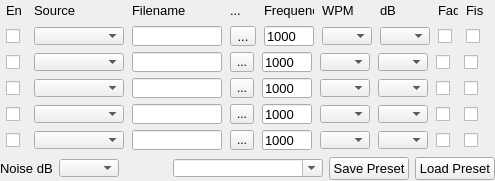
<?xml version="1.0" encoding="UTF-8"?>
<ui version="4.0">
 <class>MorseGenOptions</class>
 <widget class="QWidget" name="MorseGenOptions">
  <property name="geometry">
   <rect>
    <x>0</x>
    <y>0</y>
    <width>495</width>
    <height>181</height>
   </rect>
  </property>
  <property name="windowTitle">
   <string>Dialog</string>
  </property>
  <layout class="QVBoxLayout" name="verticalLayout">
   <property name="spacing">
    <number>6</number>
   </property>
   <property name="leftMargin">
    <number>0</number>
   </property>
   <property name="topMargin">
    <number>0</number>
   </property>
   <property name="rightMargin">
    <number>0</number>
   </property>
   <property name="bottomMargin">
    <number>0</number>
   </property>
   <item>
    <widget class="QFrame" name="frame_3">
     <property name="minimumSize">
      <size>
       <width>0</width>
       <height>20</height>
      </size>
     </property>
     <property name="maximumSize">
      <size>
       <width>16777215</width>
       <height>20</height>
      </size>
     </property>
     <property name="frameShape">
      <enum>QFrame::NoFrame</enum>
     </property>
     <property name="frameShadow">
      <enum>QFrame::Raised</enum>
     </property>
     <layout class="QHBoxLayout" name="horizontalLayout_6">
      <property name="spacing">
       <number>2</number>
      </property>
      <property name="leftMargin">
       <number>0</number>
      </property>
      <property name="topMargin">
       <number>0</number>
      </property>
      <property name="rightMargin">
       <number>0</number>
      </property>
      <property name="bottomMargin">
       <number>0</number>
      </property>
      <item>
       <widget class="QLabel" name="label">
        <property name="maximumSize">
         <size>
          <width>20</width>
          <height>16777215</height>
         </size>
        </property>
        <property name="font">
         <font>
          <pointsize>10</pointsize>
         </font>
        </property>
        <property name="text">
         <string>En</string>
        </property>
       </widget>
      </item>
      <item>
       <widget class="QLabel" name="label_5">
        <property name="minimumSize">
         <size>
          <width>80</width>
          <height>0</height>
         </size>
        </property>
        <property name="maximumSize">
         <size>
          <width>90</width>
          <height>16777215</height>
         </size>
        </property>
        <property name="font">
         <font>
          <pointsize>10</pointsize>
         </font>
        </property>
        <property name="text">
         <string>Source</string>
        </property>
       </widget>
      </item>
      <item>
       <widget class="QLabel" name="label_6">
        <property name="maximumSize">
         <size>
          <width>90</width>
          <height>16777215</height>
         </size>
        </property>
        <property name="font">
         <font>
          <pointsize>10</pointsize>
         </font>
        </property>
        <property name="text">
         <string>Filename</string>
        </property>
       </widget>
      </item>
      <item>
       <widget class="QLabel" name="label_10">
        <property name="maximumSize">
         <size>
          <width>26</width>
          <height>16777215</height>
         </size>
        </property>
        <property name="font">
         <font>
          <pointsize>10</pointsize>
         </font>
        </property>
        <property name="text">
         <string>...</string>
        </property>
       </widget>
      </item>
      <item>
       <widget class="QLabel" name="label_2">
        <property name="maximumSize">
         <size>
          <width>50</width>
          <height>16777215</height>
         </size>
        </property>
        <property name="font">
         <font>
          <pointsize>10</pointsize>
         </font>
        </property>
        <property name="text">
         <string>Frequency</string>
        </property>
       </widget>
      </item>
      <item>
       <widget class="QLabel" name="label_3">
        <property name="maximumSize">
         <size>
          <width>50</width>
          <height>16777215</height>
         </size>
        </property>
        <property name="font">
         <font>
          <pointsize>10</pointsize>
         </font>
        </property>
        <property name="text">
         <string>WPM</string>
        </property>
       </widget>
      </item>
      <item>
       <widget class="QLabel" name="label_4">
        <property name="maximumSize">
         <size>
          <width>50</width>
          <height>16777215</height>
         </size>
        </property>
        <property name="font">
         <font>
          <pointsize>10</pointsize>
         </font>
        </property>
        <property name="text">
         <string>dB</string>
        </property>
       </widget>
      </item>
      <item>
       <widget class="QLabel" name="label_7">
        <property name="maximumSize">
         <size>
          <width>20</width>
          <height>16777215</height>
         </size>
        </property>
        <property name="font">
         <font>
          <pointsize>10</pointsize>
         </font>
        </property>
        <property name="text">
         <string>Fad</string>
        </property>
       </widget>
      </item>
      <item>
       <widget class="QLabel" name="label_8">
        <property name="maximumSize">
         <size>
          <width>20</width>
          <height>16777215</height>
         </size>
        </property>
        <property name="font">
         <font>
          <pointsize>10</pointsize>
         </font>
        </property>
        <property name="text">
         <string>Fis</string>
        </property>
       </widget>
      </item>
     </layout>
    </widget>
   </item>
   <item>
    <widget class="QFrame" name="frame_4">
     <property name="minimumSize">
      <size>
       <width>0</width>
       <height>20</height>
      </size>
     </property>
     <property name="maximumSize">
      <size>
       <width>16777215</width>
       <height>20</height>
      </size>
     </property>
     <property name="font">
      <font>
       <pointsize>10</pointsize>
      </font>
     </property>
     <property name="frameShape">
      <enum>QFrame::NoFrame</enum>
     </property>
     <property name="frameShadow">
      <enum>QFrame::Raised</enum>
     </property>
     <layout class="QHBoxLayout" name="horizontalLayout">
      <property name="spacing">
       <number>2</number>
      </property>
      <property name="leftMargin">
       <number>0</number>
      </property>
      <property name="topMargin">
       <number>0</number>
      </property>
      <property name="rightMargin">
       <number>0</number>
      </property>
      <property name="bottomMargin">
       <number>0</number>
      </property>
      <item>
       <widget class="QCheckBox" name="enabledBox_1">
        <property name="minimumSize">
         <size>
          <width>0</width>
          <height>20</height>
         </size>
        </property>
        <property name="maximumSize">
         <size>
          <width>20</width>
          <height>20</height>
         </size>
        </property>
        <property name="font">
         <font>
          <pointsize>10</pointsize>
         </font>
        </property>
        <property name="text">
         <string/>
        </property>
       </widget>
      </item>
      <item>
       <widget class="QComboBox" name="sourceBox_1">
        <property name="sizePolicy">
         <sizepolicy hsizetype="Preferred" vsizetype="Fixed">
          <horstretch>0</horstretch>
          <verstretch>0</verstretch>
         </sizepolicy>
        </property>
        <property name="minimumSize">
         <size>
          <width>0</width>
          <height>18</height>
         </size>
        </property>
        <property name="maximumSize">
         <size>
          <width>90</width>
          <height>18</height>
         </size>
        </property>
        <property name="font">
         <font>
          <pointsize>10</pointsize>
         </font>
        </property>
       </widget>
      </item>
      <item>
       <widget class="QLineEdit" name="filename_1">
        <property name="minimumSize">
         <size>
          <width>0</width>
          <height>20</height>
         </size>
        </property>
        <property name="maximumSize">
         <size>
          <width>90</width>
          <height>20</height>
         </size>
        </property>
       </widget>
      </item>
      <item>
       <widget class="QToolButton" name="browseButton_1">
        <property name="maximumSize">
         <size>
          <width>26</width>
          <height>16777215</height>
         </size>
        </property>
        <property name="text">
         <string>...</string>
        </property>
       </widget>
      </item>
      <item>
       <widget class="QLineEdit" name="freqencyEdit_1">
        <property name="minimumSize">
         <size>
          <width>0</width>
          <height>20</height>
         </size>
        </property>
        <property name="maximumSize">
         <size>
          <width>50</width>
          <height>20</height>
         </size>
        </property>
        <property name="font">
         <font>
          <pointsize>10</pointsize>
         </font>
        </property>
        <property name="text">
         <string>1000</string>
        </property>
       </widget>
      </item>
      <item>
       <widget class="QComboBox" name="wpmBox_1">
        <property name="minimumSize">
         <size>
          <width>0</width>
          <height>18</height>
         </size>
        </property>
        <property name="maximumSize">
         <size>
          <width>50</width>
          <height>18</height>
         </size>
        </property>
        <property name="font">
         <font>
          <pointsize>10</pointsize>
         </font>
        </property>
       </widget>
      </item>
      <item>
       <widget class="QComboBox" name="dbBox_1">
        <property name="minimumSize">
         <size>
          <width>0</width>
          <height>18</height>
         </size>
        </property>
        <property name="maximumSize">
         <size>
          <width>50</width>
          <height>18</height>
         </size>
        </property>
        <property name="font">
         <font>
          <pointsize>10</pointsize>
         </font>
        </property>
       </widget>
      </item>
      <item>
       <widget class="QCheckBox" name="fadeBox_1">
        <property name="maximumSize">
         <size>
          <width>20</width>
          <height>20</height>
         </size>
        </property>
        <property name="font">
         <font>
          <pointsize>10</pointsize>
         </font>
        </property>
        <property name="text">
         <string/>
        </property>
       </widget>
      </item>
      <item>
       <widget class="QCheckBox" name="fistBox_1">
        <property name="maximumSize">
         <size>
          <width>20</width>
          <height>20</height>
         </size>
        </property>
        <property name="font">
         <font>
          <pointsize>10</pointsize>
         </font>
        </property>
        <property name="text">
         <string/>
        </property>
       </widget>
      </item>
     </layout>
    </widget>
   </item>
   <item>
    <widget class="QFrame" name="frame_5">
     <property name="minimumSize">
      <size>
       <width>0</width>
       <height>20</height>
      </size>
     </property>
     <property name="maximumSize">
      <size>
       <width>16777215</width>
       <height>20</height>
      </size>
     </property>
     <property name="frameShape">
      <enum>QFrame::NoFrame</enum>
     </property>
     <property name="frameShadow">
      <enum>QFrame::Raised</enum>
     </property>
     <layout class="QHBoxLayout" name="horizontalLayout_2">
      <property name="spacing">
       <number>2</number>
      </property>
      <property name="leftMargin">
       <number>0</number>
      </property>
      <property name="topMargin">
       <number>0</number>
      </property>
      <property name="rightMargin">
       <number>0</number>
      </property>
      <property name="bottomMargin">
       <number>0</number>
      </property>
      <item>
       <widget class="QCheckBox" name="enabledBox_2">
        <property name="minimumSize">
         <size>
          <width>0</width>
          <height>20</height>
         </size>
        </property>
        <property name="maximumSize">
         <size>
          <width>20</width>
          <height>20</height>
         </size>
        </property>
        <property name="font">
         <font>
          <pointsize>10</pointsize>
         </font>
        </property>
        <property name="text">
         <string/>
        </property>
       </widget>
      </item>
      <item>
       <widget class="QComboBox" name="sourceBox_2">
        <property name="minimumSize">
         <size>
          <width>0</width>
          <height>18</height>
         </size>
        </property>
        <property name="maximumSize">
         <size>
          <width>90</width>
          <height>18</height>
         </size>
        </property>
        <property name="font">
         <font>
          <pointsize>10</pointsize>
         </font>
        </property>
       </widget>
      </item>
      <item>
       <widget class="QLineEdit" name="filename_2">
        <property name="minimumSize">
         <size>
          <width>0</width>
          <height>20</height>
         </size>
        </property>
        <property name="maximumSize">
         <size>
          <width>90</width>
          <height>20</height>
         </size>
        </property>
       </widget>
      </item>
      <item>
       <widget class="QToolButton" name="browseButton_2">
        <property name="text">
         <string>...</string>
        </property>
       </widget>
      </item>
      <item>
       <widget class="QLineEdit" name="freqencyEdit_2">
        <property name="minimumSize">
         <size>
          <width>0</width>
          <height>20</height>
         </size>
        </property>
        <property name="maximumSize">
         <size>
          <width>50</width>
          <height>20</height>
         </size>
        </property>
        <property name="font">
         <font>
          <pointsize>10</pointsize>
         </font>
        </property>
        <property name="text">
         <string>1000</string>
        </property>
       </widget>
      </item>
      <item>
       <widget class="QComboBox" name="wpmBox_2">
        <property name="minimumSize">
         <size>
          <width>0</width>
          <height>18</height>
         </size>
        </property>
        <property name="maximumSize">
         <size>
          <width>50</width>
          <height>18</height>
         </size>
        </property>
        <property name="font">
         <font>
          <pointsize>10</pointsize>
         </font>
        </property>
       </widget>
      </item>
      <item>
       <widget class="QComboBox" name="dbBox_2">
        <property name="minimumSize">
         <size>
          <width>0</width>
          <height>18</height>
         </size>
        </property>
        <property name="maximumSize">
         <size>
          <width>50</width>
          <height>18</height>
         </size>
        </property>
        <property name="font">
         <font>
          <pointsize>10</pointsize>
         </font>
        </property>
       </widget>
      </item>
      <item>
       <widget class="QCheckBox" name="fadeBox_2">
        <property name="maximumSize">
         <size>
          <width>20</width>
          <height>20</height>
         </size>
        </property>
        <property name="font">
         <font>
          <pointsize>10</pointsize>
         </font>
        </property>
        <property name="text">
         <string/>
        </property>
       </widget>
      </item>
      <item>
       <widget class="QCheckBox" name="fistBox_2">
        <property name="maximumSize">
         <size>
          <width>20</width>
          <height>20</height>
         </size>
        </property>
        <property name="font">
         <font>
          <pointsize>10</pointsize>
         </font>
        </property>
        <property name="text">
         <string/>
        </property>
       </widget>
      </item>
     </layout>
    </widget>
   </item>
   <item>
    <widget class="QFrame" name="frame_6">
     <property name="minimumSize">
      <size>
       <width>0</width>
       <height>20</height>
      </size>
     </property>
     <property name="maximumSize">
      <size>
       <width>16777215</width>
       <height>20</height>
      </size>
     </property>
     <property name="frameShape">
      <enum>QFrame::NoFrame</enum>
     </property>
     <property name="frameShadow">
      <enum>QFrame::Raised</enum>
     </property>
     <layout class="QHBoxLayout" name="horizontalLayout_3">
      <property name="spacing">
       <number>2</number>
      </property>
      <property name="leftMargin">
       <number>0</number>
      </property>
      <property name="topMargin">
       <number>0</number>
      </property>
      <property name="rightMargin">
       <number>0</number>
      </property>
      <property name="bottomMargin">
       <number>0</number>
      </property>
      <item>
       <widget class="QCheckBox" name="enabledBox_3">
        <property name="minimumSize">
         <size>
          <width>0</width>
          <height>20</height>
         </size>
        </property>
        <property name="maximumSize">
         <size>
          <width>20</width>
          <height>20</height>
         </size>
        </property>
        <property name="font">
         <font>
          <pointsize>10</pointsize>
         </font>
        </property>
        <property name="text">
         <string/>
        </property>
       </widget>
      </item>
      <item>
       <widget class="QComboBox" name="sourceBox_3">
        <property name="minimumSize">
         <size>
          <width>0</width>
          <height>18</height>
         </size>
        </property>
        <property name="maximumSize">
         <size>
          <width>90</width>
          <height>18</height>
         </size>
        </property>
        <property name="font">
         <font>
          <pointsize>10</pointsize>
         </font>
        </property>
       </widget>
      </item>
      <item>
       <widget class="QLineEdit" name="filename_3">
        <property name="minimumSize">
         <size>
          <width>0</width>
          <height>20</height>
         </size>
        </property>
        <property name="maximumSize">
         <size>
          <width>90</width>
          <height>20</height>
         </size>
        </property>
       </widget>
      </item>
      <item>
       <widget class="QToolButton" name="browseButton_3">
        <property name="text">
         <string>...</string>
        </property>
       </widget>
      </item>
      <item>
       <widget class="QLineEdit" name="freqencyEdit_3">
        <property name="minimumSize">
         <size>
          <width>0</width>
          <height>20</height>
         </size>
        </property>
        <property name="maximumSize">
         <size>
          <width>50</width>
          <height>20</height>
         </size>
        </property>
        <property name="font">
         <font>
          <pointsize>10</pointsize>
         </font>
        </property>
        <property name="text">
         <string>1000</string>
        </property>
       </widget>
      </item>
      <item>
       <widget class="QComboBox" name="wpmBox_3">
        <property name="minimumSize">
         <size>
          <width>0</width>
          <height>18</height>
         </size>
        </property>
        <property name="maximumSize">
         <size>
          <width>50</width>
          <height>18</height>
         </size>
        </property>
        <property name="font">
         <font>
          <pointsize>10</pointsize>
         </font>
        </property>
       </widget>
      </item>
      <item>
       <widget class="QComboBox" name="dbBox_3">
        <property name="minimumSize">
         <size>
          <width>0</width>
          <height>18</height>
         </size>
        </property>
        <property name="maximumSize">
         <size>
          <width>50</width>
          <height>18</height>
         </size>
        </property>
        <property name="font">
         <font>
          <pointsize>10</pointsize>
         </font>
        </property>
       </widget>
      </item>
      <item>
       <widget class="QCheckBox" name="fadeBox_3">
        <property name="maximumSize">
         <size>
          <width>20</width>
          <height>20</height>
         </size>
        </property>
        <property name="font">
         <font>
          <pointsize>10</pointsize>
         </font>
        </property>
        <property name="text">
         <string/>
        </property>
       </widget>
      </item>
      <item>
       <widget class="QCheckBox" name="fistBox_3">
        <property name="maximumSize">
         <size>
          <width>20</width>
          <height>20</height>
         </size>
        </property>
        <property name="font">
         <font>
          <pointsize>10</pointsize>
         </font>
        </property>
        <property name="text">
         <string/>
        </property>
       </widget>
      </item>
     </layout>
    </widget>
   </item>
   <item>
    <widget class="QFrame" name="frame_7">
     <property name="minimumSize">
      <size>
       <width>0</width>
       <height>20</height>
      </size>
     </property>
     <property name="maximumSize">
      <size>
       <width>16777215</width>
       <height>20</height>
      </size>
     </property>
     <property name="frameShape">
      <enum>QFrame::NoFrame</enum>
     </property>
     <property name="frameShadow">
      <enum>QFrame::Raised</enum>
     </property>
     <layout class="QHBoxLayout" name="horizontalLayout_4">
      <property name="spacing">
       <number>2</number>
      </property>
      <property name="leftMargin">
       <number>0</number>
      </property>
      <property name="topMargin">
       <number>0</number>
      </property>
      <property name="rightMargin">
       <number>0</number>
      </property>
      <property name="bottomMargin">
       <number>0</number>
      </property>
      <item>
       <widget class="QCheckBox" name="enabledBox_4">
        <property name="minimumSize">
         <size>
          <width>0</width>
          <height>20</height>
         </size>
        </property>
        <property name="maximumSize">
         <size>
          <width>20</width>
          <height>20</height>
         </size>
        </property>
        <property name="font">
         <font>
          <pointsize>10</pointsize>
         </font>
        </property>
        <property name="text">
         <string/>
        </property>
       </widget>
      </item>
      <item>
       <widget class="QComboBox" name="sourceBox_4">
        <property name="minimumSize">
         <size>
          <width>0</width>
          <height>18</height>
         </size>
        </property>
        <property name="maximumSize">
         <size>
          <width>90</width>
          <height>18</height>
         </size>
        </property>
        <property name="font">
         <font>
          <pointsize>10</pointsize>
         </font>
        </property>
       </widget>
      </item>
      <item>
       <widget class="QLineEdit" name="filename_4">
        <property name="minimumSize">
         <size>
          <width>0</width>
          <height>20</height>
         </size>
        </property>
        <property name="maximumSize">
         <size>
          <width>90</width>
          <height>20</height>
         </size>
        </property>
       </widget>
      </item>
      <item>
       <widget class="QToolButton" name="browseButton_4">
        <property name="text">
         <string>...</string>
        </property>
       </widget>
      </item>
      <item>
       <widget class="QLineEdit" name="freqencyEdit_4">
        <property name="minimumSize">
         <size>
          <width>0</width>
          <height>20</height>
         </size>
        </property>
        <property name="maximumSize">
         <size>
          <width>50</width>
          <height>20</height>
         </size>
        </property>
        <property name="font">
         <font>
          <pointsize>10</pointsize>
         </font>
        </property>
        <property name="text">
         <string>1000</string>
        </property>
       </widget>
      </item>
      <item>
       <widget class="QComboBox" name="wpmBox_4">
        <property name="minimumSize">
         <size>
          <width>0</width>
          <height>18</height>
         </size>
        </property>
        <property name="maximumSize">
         <size>
          <width>50</width>
          <height>18</height>
         </size>
        </property>
        <property name="font">
         <font>
          <pointsize>10</pointsize>
         </font>
        </property>
       </widget>
      </item>
      <item>
       <widget class="QComboBox" name="dbBox_4">
        <property name="minimumSize">
         <size>
          <width>0</width>
          <height>18</height>
         </size>
        </property>
        <property name="maximumSize">
         <size>
          <width>50</width>
          <height>18</height>
         </size>
        </property>
        <property name="font">
         <font>
          <pointsize>10</pointsize>
         </font>
        </property>
       </widget>
      </item>
      <item>
       <widget class="QCheckBox" name="fadeBox_4">
        <property name="maximumSize">
         <size>
          <width>20</width>
          <height>20</height>
         </size>
        </property>
        <property name="font">
         <font>
          <pointsize>10</pointsize>
         </font>
        </property>
        <property name="text">
         <string/>
        </property>
       </widget>
      </item>
      <item>
       <widget class="QCheckBox" name="fistBox_4">
        <property name="maximumSize">
         <size>
          <width>20</width>
          <height>20</height>
         </size>
        </property>
        <property name="font">
         <font>
          <pointsize>10</pointsize>
         </font>
        </property>
        <property name="text">
         <string/>
        </property>
       </widget>
      </item>
     </layout>
    </widget>
   </item>
   <item>
    <widget class="QFrame" name="frame_8">
     <property name="minimumSize">
      <size>
       <width>0</width>
       <height>20</height>
      </size>
     </property>
     <property name="maximumSize">
      <size>
       <width>16777215</width>
       <height>20</height>
      </size>
     </property>
     <property name="frameShape">
      <enum>QFrame::NoFrame</enum>
     </property>
     <property name="frameShadow">
      <enum>QFrame::Raised</enum>
     </property>
     <layout class="QHBoxLayout" name="horizontalLayout_5">
      <property name="spacing">
       <number>2</number>
      </property>
      <property name="leftMargin">
       <number>0</number>
      </property>
      <property name="topMargin">
       <number>0</number>
      </property>
      <property name="rightMargin">
       <number>0</number>
      </property>
      <property name="bottomMargin">
       <number>0</number>
      </property>
      <item>
       <widget class="QCheckBox" name="enabledBox_5">
        <property name="minimumSize">
         <size>
          <width>0</width>
          <height>20</height>
         </size>
        </property>
        <property name="maximumSize">
         <size>
          <width>20</width>
          <height>20</height>
         </size>
        </property>
        <property name="font">
         <font>
          <pointsize>10</pointsize>
         </font>
        </property>
        <property name="text">
         <string/>
        </property>
       </widget>
      </item>
      <item>
       <widget class="QComboBox" name="sourceBox_5">
        <property name="minimumSize">
         <size>
          <width>0</width>
          <height>18</height>
         </size>
        </property>
        <property name="maximumSize">
         <size>
          <width>90</width>
          <height>18</height>
         </size>
        </property>
        <property name="font">
         <font>
          <pointsize>10</pointsize>
         </font>
        </property>
       </widget>
      </item>
      <item>
       <widget class="QLineEdit" name="filename_5">
        <property name="minimumSize">
         <size>
          <width>0</width>
          <height>20</height>
         </size>
        </property>
        <property name="maximumSize">
         <size>
          <width>90</width>
          <height>20</height>
         </size>
        </property>
       </widget>
      </item>
      <item>
       <widget class="QToolButton" name="browseButton_5">
        <property name="text">
         <string>...</string>
        </property>
       </widget>
      </item>
      <item>
       <widget class="QLineEdit" name="freqencyEdit_5">
        <property name="minimumSize">
         <size>
          <width>0</width>
          <height>20</height>
         </size>
        </property>
        <property name="maximumSize">
         <size>
          <width>50</width>
          <height>20</height>
         </size>
        </property>
        <property name="font">
         <font>
          <pointsize>10</pointsize>
         </font>
        </property>
        <property name="text">
         <string>1000</string>
        </property>
       </widget>
      </item>
      <item>
       <widget class="QComboBox" name="wpmBox_5">
        <property name="minimumSize">
         <size>
          <width>0</width>
          <height>18</height>
         </size>
        </property>
        <property name="maximumSize">
         <size>
          <width>50</width>
          <height>18</height>
         </size>
        </property>
        <property name="font">
         <font>
          <pointsize>10</pointsize>
         </font>
        </property>
       </widget>
      </item>
      <item>
       <widget class="QComboBox" name="dbBox_5">
        <property name="minimumSize">
         <size>
          <width>0</width>
          <height>18</height>
         </size>
        </property>
        <property name="maximumSize">
         <size>
          <width>50</width>
          <height>18</height>
         </size>
        </property>
        <property name="font">
         <font>
          <pointsize>10</pointsize>
         </font>
        </property>
       </widget>
      </item>
      <item>
       <widget class="QCheckBox" name="fadeBox_5">
        <property name="maximumSize">
         <size>
          <width>20</width>
          <height>20</height>
         </size>
        </property>
        <property name="font">
         <font>
          <pointsize>10</pointsize>
         </font>
        </property>
        <property name="text">
         <string/>
        </property>
       </widget>
      </item>
      <item>
       <widget class="QCheckBox" name="fistBox_5">
        <property name="maximumSize">
         <size>
          <width>20</width>
          <height>20</height>
         </size>
        </property>
        <property name="font">
         <font>
          <pointsize>10</pointsize>
         </font>
        </property>
        <property name="text">
         <string/>
        </property>
       </widget>
      </item>
     </layout>
    </widget>
   </item>
   <item>
    <widget class="QFrame" name="frame_9">
     <property name="minimumSize">
      <size>
       <width>0</width>
       <height>25</height>
      </size>
     </property>
     <property name="maximumSize">
      <size>
       <width>16777215</width>
       <height>25</height>
      </size>
     </property>
     <property name="frameShape">
      <enum>QFrame::NoFrame</enum>
     </property>
     <property name="frameShadow">
      <enum>QFrame::Raised</enum>
     </property>
     <layout class="QHBoxLayout" name="horizontalLayout_7">
      <property name="spacing">
       <number>6</number>
      </property>
      <property name="leftMargin">
       <number>0</number>
      </property>
      <property name="topMargin">
       <number>0</number>
      </property>
      <property name="rightMargin">
       <number>0</number>
      </property>
      <property name="bottomMargin">
       <number>0</number>
      </property>
      <item>
       <widget class="QLabel" name="label_9">
        <property name="maximumSize">
         <size>
          <width>60</width>
          <height>16777215</height>
         </size>
        </property>
        <property name="font">
         <font>
          <pointsize>10</pointsize>
         </font>
        </property>
        <property name="text">
         <string>Noise dB</string>
        </property>
       </widget>
      </item>
      <item>
       <widget class="QComboBox" name="noiseBox">
        <property name="minimumSize">
         <size>
          <width>0</width>
          <height>18</height>
         </size>
        </property>
        <property name="maximumSize">
         <size>
          <width>60</width>
          <height>18</height>
         </size>
        </property>
        <property name="font">
         <font>
          <pointsize>10</pointsize>
         </font>
        </property>
       </widget>
      </item>
      <item>
       <spacer name="horizontalSpacer">
        <property name="orientation">
         <enum>Qt::Horizontal</enum>
        </property>
        <property name="sizeHint" stdset="0">
         <size>
          <width>40</width>
          <height>20</height>
         </size>
        </property>
       </spacer>
      </item>
      <item>
       <widget class="QComboBox" name="presetsBox">
        <property name="minimumSize">
         <size>
          <width>150</width>
          <height>18</height>
         </size>
        </property>
        <property name="maximumSize">
         <size>
          <width>16777215</width>
          <height>18</height>
         </size>
        </property>
        <property name="font">
         <font>
          <pointsize>10</pointsize>
         </font>
        </property>
        <property name="editable">
         <bool>true</bool>
        </property>
       </widget>
      </item>
      <item>
       <widget class="QPushButton" name="saveButton">
        <property name="maximumSize">
         <size>
          <width>80</width>
          <height>16777215</height>
         </size>
        </property>
        <property name="font">
         <font>
          <pointsize>10</pointsize>
         </font>
        </property>
        <property name="text">
         <string>Save Preset</string>
        </property>
       </widget>
      </item>
      <item>
       <widget class="QPushButton" name="loadButton">
        <property name="maximumSize">
         <size>
          <width>80</width>
          <height>16777215</height>
         </size>
        </property>
        <property name="font">
         <font>
          <pointsize>10</pointsize>
         </font>
        </property>
        <property name="text">
         <string>Load Preset</string>
        </property>
       </widget>
      </item>
     </layout>
    </widget>
   </item>
  </layout>
 </widget>
 <resources/>
 <connections/>
</ui>
